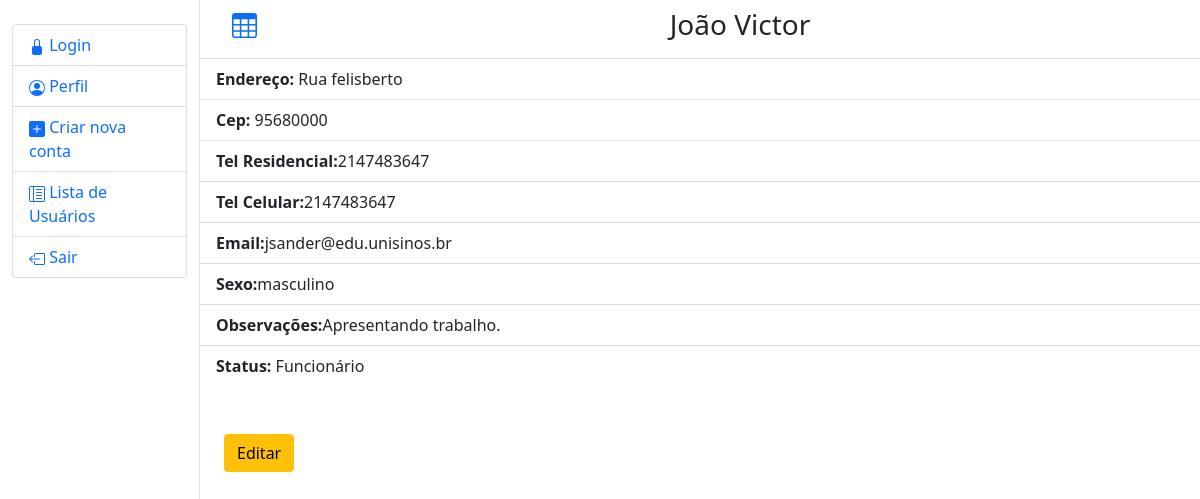
The app's page /detalhes.php?id=30 (signed in) with its own data.
### tables this page shows
CREATE TABLE `usuarios` (
  `id` int(10) NOT NULL,
  `nome` varchar(100) NOT NULL,
  `endereco` varchar(100) NOT NULL,
  `cep` varchar(100) NOT NULL,
  `telresidencial` int(10) NOT NULL,
  `telcelular` int(10) NOT NULL,
  `email` varchar(100) NOT NULL,
  `sexo` varchar(100) NOT NULL,
  `observacoes` varchar(100) NOT NULL,
  `status` int(11) NOT NULL DEFAULT 0,
  `senha` varchar(100) NOT NULL
);

### dao/UsuarioDaoMysql.php (called while the page is built, shortened)
<?php
require_once 'models/Usuario.php';
class UsuarioDaoMysql implements UsuarioDAO{
    private $pdo;
    public function __construct(PDO $engine){
        $this->pdo = $engine;
    }
    public function readByid($id){
        $sql= $this->pdo->prepare("SELECT * FROM usuarios WHERE id = :id");
        $sql->bindValue(':id', $id);
        $sql->execute();
        if($sql->rowCount() > 0){
            $data = $sql->fetch();
            $u = new Usuario();
            $u->setId($data['id']);
            $u->setNome($data['nome']);
            $u->setEndereco($data['endereco']);
            $u->setCep($data['cep']);
            $u->setTelResidencial($data['telresidencial']);
            $u->setTelCelular($data['telcelular']);
            $u->setEmail($data['email']);
            $u->setSexo($data['sexo']);
            $u->setObservacoes($data['observacoes']);
            $u->setSenha($data['senha']);
            $u->setStatus($data['status']);
            return $u;
        }else {
            return false;
        }
    }
}

### models/Usuario.php (called while the page is built, shortened)
<?php
class Usuario {
    private $id;
    private $nome;
    private $endereco;
    private $cep;
    private $telresidencial;
    private $telcelular;
    private $email;
    private $sexo;
    private $observacoes;
    private $status;
    public function getId(){
        return $this->id;
    }
    public function setId($i){
        $this->id = trim($i);
    }
    public function getNome(){
        return $this->nome;
    }
    public function setNome($n){
        $this->nome = ucwords(trim($n));
    }
    public function getEndereco(){
        return $this->endereco;
    }
    public function setEndereco($e){
        $this->endereco = $e;
    }
    public function getCep(){
        return $this->cep;
    }
    public function setCep($cep){
        $this->cep = $cep;
    }
    public function getTelResidencial(){
        return $this->telresidencial;
    }
    public function setTelResidencial($telresidencial){
        $this->telresidencial = $telresidencial;
    }
    public function getTelCelular(){
        return $this->telcelular;
    }
    public function  setTelCelular($telcelular){
        $this->telcelular = $telcelular;
    }
    public function getEmail(){
        return $this->email;
    }
    public function setEmail($e){
        $this->email = strtolower(trim($e));
    }
    public function getSexo(){
        return $this->sexo;
    }
    public function  setSexo($sexo){
        $this->sexo = $sexo;
    }
    public function getObservacoes(){
        return $this->observacoes;
    }
    public function  setObservacoes($observacoes){
        $this->observacoes = $observacoes;
    }
    public function getStatus(){
        return $this->status;
    }
    public function  setStatus($status){
        $this->status = $status;
    }
}

### detalhes.php (the view, shortened to what this page needs)
<?php
require './config.php';
require 'dao/UsuarioDaoMysql.php';
$usuarioDao = new UsuarioDaoMysql($pdo);
$info = false;
$id = filter_input(INPUT_GET, 'id');
if($id) {
    $info = $usuarioDao->readById($id);
}
?>
<!DOCTYPE html>
<html lang="en">
<head>
    <link rel="stylesheet" href="style.css">
    <link href="https://cdn.jsdelivr.net/npm/bootstrap@5.1.1/dist/css/bootstrap.min.css" rel="stylesheet">
</head>
<body>
<div class="container-fluid">
    <div class="row" style="height: 100vh">
    <div class="col-lg-2 border-end">
            <ul class="list-group mt-4">
                <?php if(!isset($_SESSION['status']) && empty($_SESSION['status'])):?>
                    <li class="list-group-item"><a href="./">
                    <svg xmlns="http://www.w3.org/2000/svg" width="16" height="16" fill="currentColor" class="bi bi-lock-fill" viewBox="0 0 16 16">
                    <path d="M8 1a2 2 0 0 1 2 2v4H6V3a2 2 0 0 1 2-2zm3 6V3a3 3 0 0 0-6 0v4a2 2 0 0 0-2 2v5a2 2 0 0 0 2 2h6a2 2 0 0 0 2-2V9a2 2 0 0 0-2-2z"/>
                    </svg> Login
                    </a>
                    </li>
                <?php endif;?>
                <li class="list-group-item"><a href="detalhes.php?id=<?=$_SESSION['id'];?>">
                     Perfil</a>
                </li>
                <li class="list-group-item"><a href="adicionar.php">
                    <svg xmlns="http://www.w3.org/2000/svg" width="16" height="16" fill="currentColor" class="bi bi-plus-square-fill" viewBox="0 0 16 16">
                    <path d="M2 0a2 2 0 0 0-2 2v12a2 2 0 0 0 2 2h12a2 2 0 0 0 2-2V2a2 2 0 0 0-2-2H2zm6.5 4.5v3h3a.5.5 0 0 1 0 1h-3v3a.5.5 0 0 1-1 0v-3h-3a.5.5 0 0 1 0-1h3v-3a.5.5 0 0 1 1 0z"/>
                    </svg> Criar nova conta
                    </a>
                </li>
                <li class="list-group-item"><a href="lista-de-usuarios.php">
                      Lista de Usuários</a>
                </li>
                <li class="list-group-item"><a href="exit.php">
                      Sair</a>
                </li>
            </ul>
        </div>
        <div class="col-lg-10 p-0 m-0">
            <div class=" p-2 text-center border-bottom">
                <div class="container">
                    <div class="row">
                        <div class="col-lg-1 pt-1 text-start">
                        <a href="lista-de-usuarios.php">
                        </a>
                        </div>
                        <div class="col-lg-11 text-center">
                            <h3><?=$info->getNome();?></h3>
                        </div>
                    </div>
                </div>
            </div>
            <ul class="list-group list-group-flush">
                <li class="list-group-item"><strong>Endereço:</strong> <?=$info->getEndereco();?></li>
                <li class="list-group-item"><strong>Cep:</strong> <?=$info->getCep();?></li>
                <li class="list-group-item"><strong>Tel Residencial:</strong><?=$info->getTelResidencial();?></li>
                <li class="list-group-item"><strong>Tel Celular:</strong><?=$info->getTelCelular();?></li>
                <li class="list-group-item"><strong>Email:</strong><?=$info->getEmail();?></li>
                <li class="list-group-item"><strong>Sexo:</strong><?=$info->getSexo();?></li>
                <li class="list-group-item"><strong>Observações:</strong><?=$info->getObservacoes();?></li>
                <li class="list-group-item"><strong>Status:</strong>
                    <?php
                        if($info->getStatus() == 0){
                            echo 'Funcionário';
                        }
                    ?>
                </li>
            </ul>
            <div class="container-fluid mt-5">
                <div class="row">
                    <div class="col-lg-12 text-start">
                        <a href="editar.php?id=<?=$info->getId();?>"><button class="btn btn-warning">Editar</button></a>
                    </div>
                </div>
            </div>
        </div>
    </div>
</div>
</body>
</html>

### style.css (style rules this page uses)
a { list-style: none; text-decoration: none; }
a:link { text-decoration: none; }

### records on screen
usuarios: nome "João Victor", endereco "Rua felisberto", cep "95680000", telresidencial "2147483647", telcelular "2147483647", email "jsander@edu.unisinos.br", sexo "masculino", observacoes "Apresentando trabalho."
